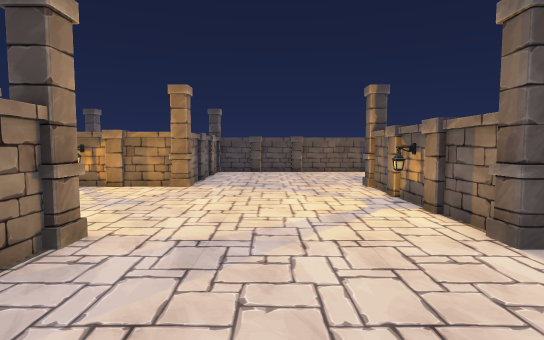
View 1 (above)

14 first-person views from a walk through a scene from a Unity 3-D project. The camera is 1.2 m above the floor, tilts 4° down and sees 80° across. Doors are open. The floor is counted in squares, 1 m on a side. Each view is taken from the middle of a square. On the plan, view 1 faces up. The plan holds only what a view shows up to about 14 squares ahead; the rest is blank. The place goes on beyond the plan. The player character is not drawn.

View 2
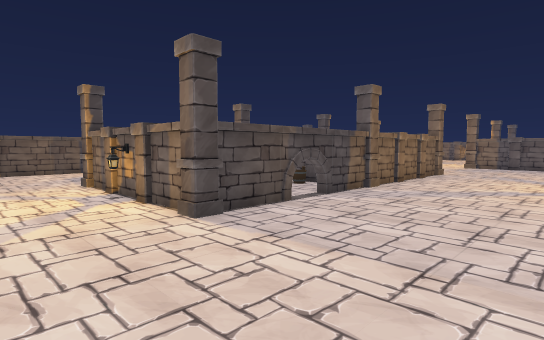

View 3
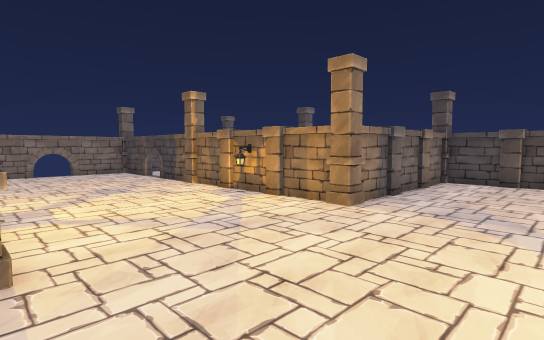

View 4
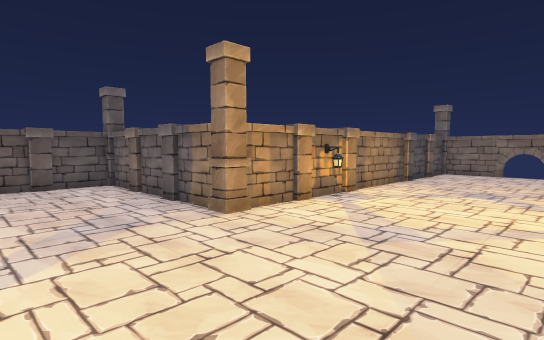

View 5
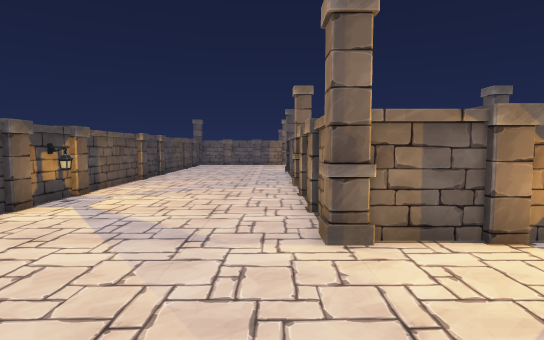

View 6
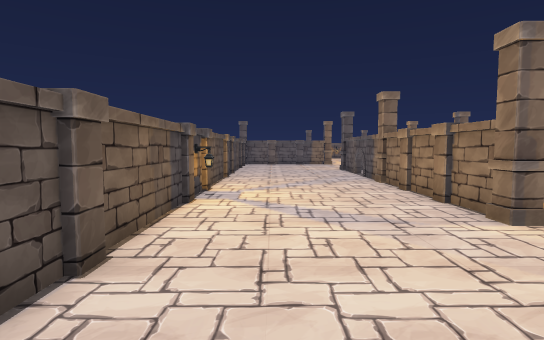

View 7
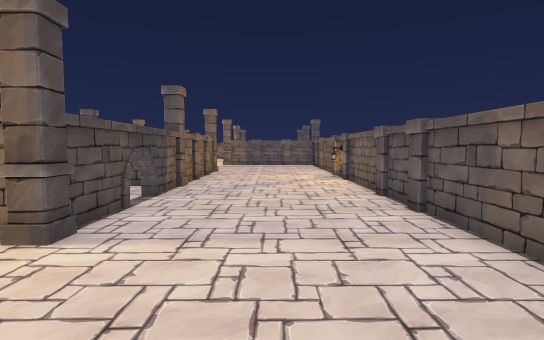

View 8
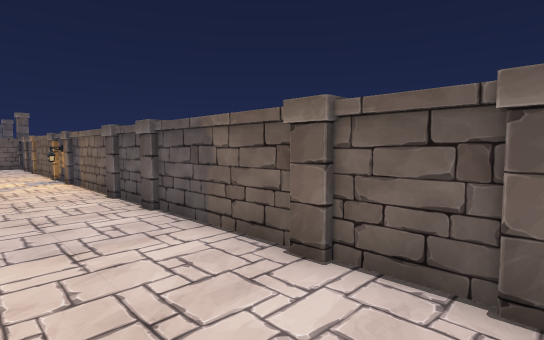

View 9
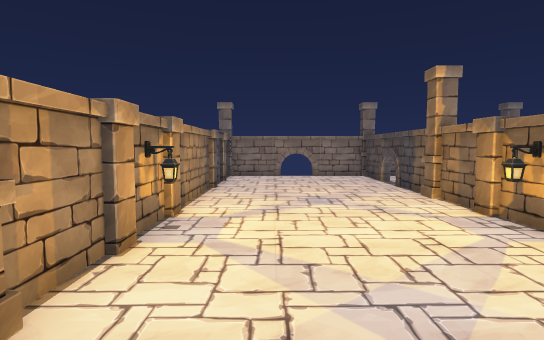

View 10
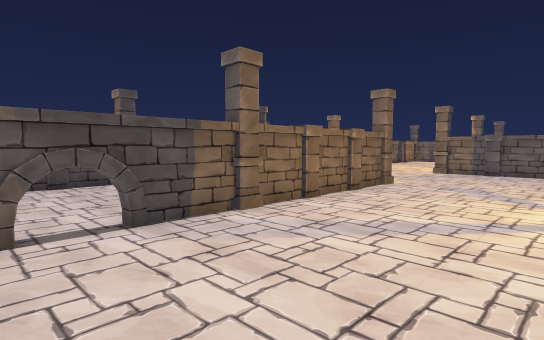

View 11
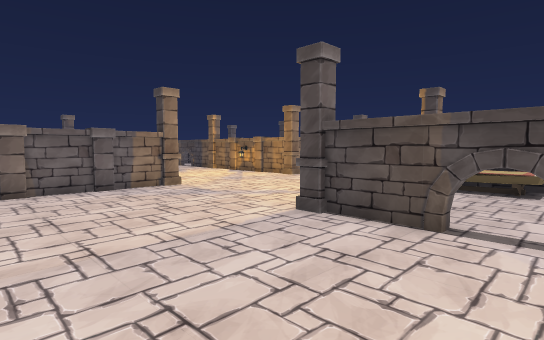

View 12
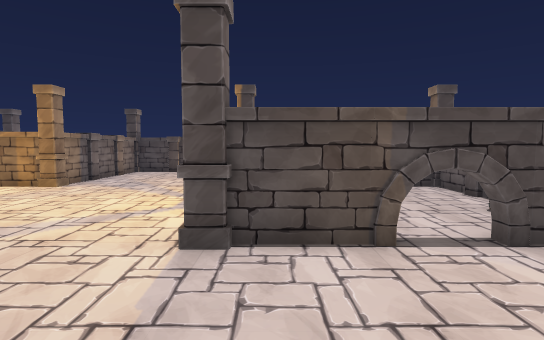

View 13
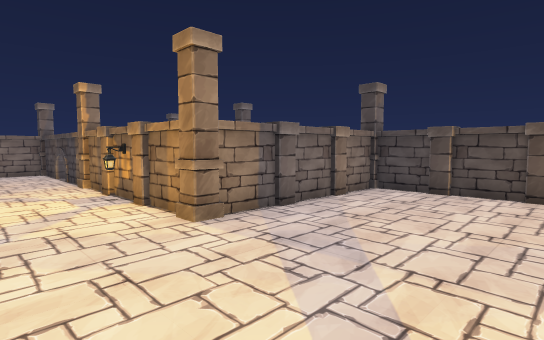

View 14
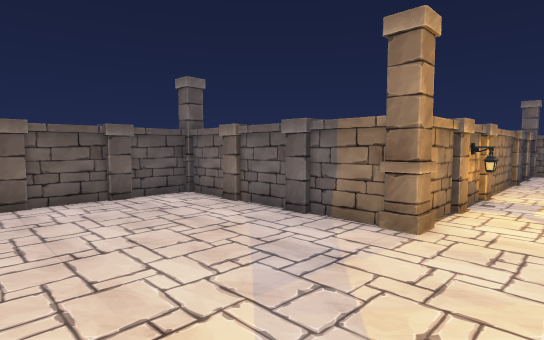

### Floor plan
Key: @ floor where view 1 was taken; # wall or solid block; . floor; D open door; P pillar; T thing the floor can be seen under or through; B bed; O other object.
Columns run from 15 left of view 1 to 12 right of it. Each row starts with its distance up from view 1.
 16             ##P#P###P#P###P#
 15             #...............
 14             P...............
 13             #...............
 12             P...............
 11            ##...............
 10 ###DD#P#P#P#P.....P#P#P#P##D
  9 #.................#BOO..#
  8 #.................P ....P
  7 D.................# ....#
  6 #.................P ....P
  5 #.................# ....#
  4 ##P#P###P#P#P.....PTTDD#P#P#
  3             #...............
  2             P...............
  1             #...............
  0             P..@............
 -1             #...............
 -2             ##P#P###P#P###P#

Where each view was taken, in squares from view 1:
view 1: 0 up, 0 right, facing up
view 2: 1 down, 0 right, facing up-right
view 3: 4 up, 1 right, facing up-left
view 4: 9 up, 1 right, facing down-left
view 5: 11 up, 1 left, facing right
view 6: 14 up, 2 left, facing right
view 7: 1 up, 1 left, facing right
view 8: 1 up, 1 left, facing down-right
view 9: 6 up, 1 left, facing left
view 10: 1 down, 5 right, facing up-right
view 11: 1 down, 7 right, facing up-left
view 12: 0 up, 4 right, facing up
view 13: 7 up, 2 right, facing up-left
view 14: 6 up, 2 right, facing down-left
